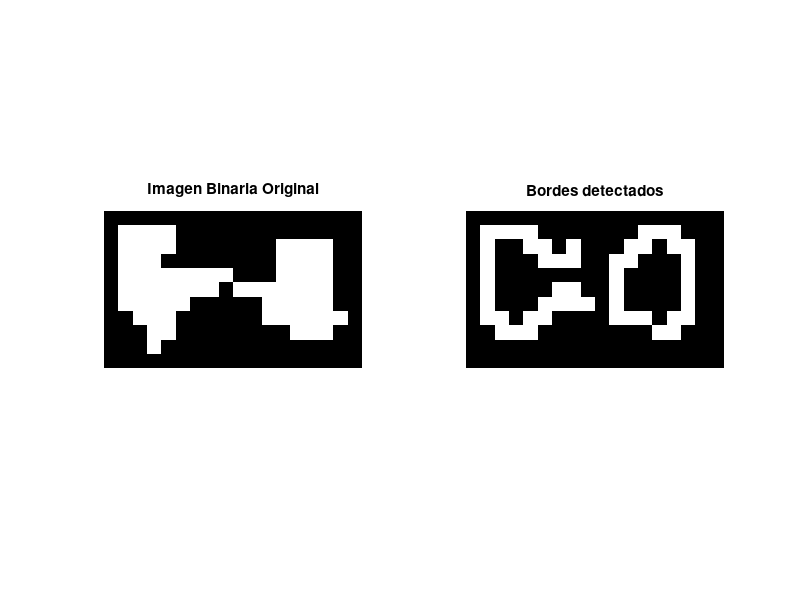

Reproduce this figure in MATLAB.
imagen = [0, 0, 0, 0, 0, 0, 0, 0, 0, 0, 0, 0, 0, 0, 0, 0, 0, 0;
          0, 1, 1, 1, 1, 0, 0, 0, 0, 0, 0, 0, 0, 0, 0, 0, 0, 0;
          0, 1, 1, 1, 1, 0, 0, 0, 0, 0, 0, 0, 1, 1, 1, 1, 0, 0;
          0, 1, 1, 1, 0, 0, 0, 0, 0, 0, 0, 0, 1, 1, 1, 1, 0, 0;
          0, 1, 1, 1, 1, 1, 1, 1, 1, 0, 0, 0, 1, 1, 1, 1, 0, 0;
          0, 1, 1, 1, 1, 1, 1, 1, 0, 1, 1, 1, 1, 1, 1, 1, 0, 0;
          0, 1, 1, 1, 1, 1, 0, 0, 0, 0, 0, 1, 1, 1, 1, 1, 0, 0;
          0, 0, 1, 1, 1, 0, 0, 0, 0, 0, 0, 1, 1, 1, 1, 1, 1, 0;
          0, 0, 0, 1, 1, 0, 0, 0, 0, 0, 0, 0, 0, 1, 1, 1, 0, 0;
          0, 0, 0, 1, 0, 0, 0, 0, 0, 0, 0, 0, 0, 0, 0, 0, 0, 0;
          0, 0, 0, 0, 0, 0, 0, 0, 0, 0, 0, 0, 0, 0, 0, 0, 0, 0;
    ];

% Detección de bordes
bordes = edge(imagen, 'Canny');

% Muestra la imagen original y la detección de bordes
figure;
subplot(1, 2, 1), imshow(imagen), title('Imagen Binaria Original');
subplot(1, 2, 2), imshow(bordes), title('Bordes detectados');